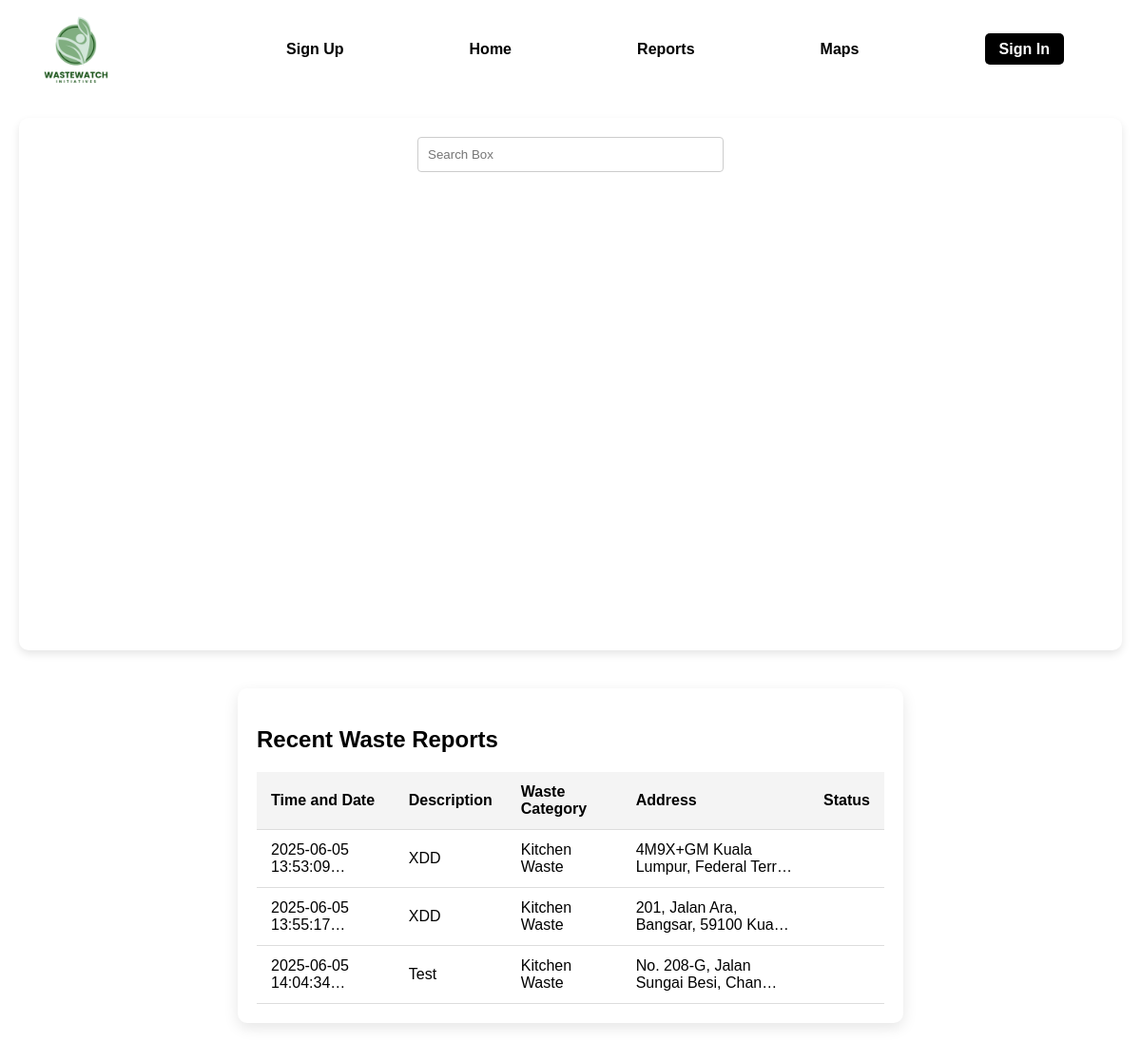
/home/, run on the app's committed database.
### base/models.py (models this page shows, shortened)
class WasteReport(models.Model):
    WASTE_CATEGORIES = [
        ('kitchen waste', 'Kitchen Waste'),
        ('chemical waste', 'Chemical Waste'),
        ('organic waste', 'Organic Waste'),
        ('recycleable waste', 'Recycleable Waste'),
        ('non-recycleable waste', 'Non-Recycleable Waste'),
        ('construction waste', 'Construction Waste'),
        ('medical waste', 'Medical Waste'),
        ('nuclear waste', 'Nuclear Waste'),
    ]
    category = models.CharField(max_length=25, choices=WASTE_CATEGORIES)
    title = models.CharField(max_length=50)
    description = models.TextField()
    latitude = models.DecimalField(max_digits=20, decimal_places=16, default= 0.0)
    longitude = models.DecimalField(max_digits=20, decimal_places=16, default= 0.0)
    address = models.CharField(max_length=255)
    submitted_at = models.DateTimeField(auto_now_add = True)

### base/views.py (the view)
# urls.py: 2. Add a URL to urlpatterns:  path('', views.home, name='home')
def home(request):
    latest_reports = WasteReport.objects.order_by('submitted_at')[:20]
    return render(request, 'home.html', {'reports': latest_reports})

### base/templates/home.html (shortened to what this page needs)
{% load static %}
<!DOCTYPE html>
<html lang="en">
<head>
  <link rel="stylesheet" href="{% static 'css/style.css' %}">
</head>
<body>
    <div class="nav-bar">
        <div class="logo-container">
          <img src="{% static 'images/WasteWatchLogo.png' %}" class="logo" alt="Logo">
        </div>
        <ul class="nav-links">
          <li><a href="#">Sign Up</a></li>
          <li><a href="http://127.0.0.1:8000/home/">Home</a></li>
          <li><a href="#">Reports</a></li>
          <li><a href="#">Maps</a></li>
          <li><a class="active" href="http://127.0.0.1:8000/login/">Sign In</a></li>
        </ul>
    </div>
        <div class="map-container">
          <input id="pac-input" class="controls" type="text" placeholder="Search Box"/>
        <div id="map"></div>
        </div>
        <div class="report-table-section">
        <h2>Recent Waste Reports</h2>
        <table class="report-table">
          <thead>
            <tr>
              <th>Time and Date</th>
              <th>Description</th>
              <th>Waste Category</th>
              <th>Address</th>
              <th>Status</th>
            </tr>
          </thead>
          <tbody>
            {% for report in reports %}
            <tr>
              <td>{{ report.submitted_at|truncatechars:20 }}</td>
              <td>{{ report.description|truncatechars:35 }}</td>
              <td>{{ report.category }}</td>
              <td>{{ report.address|truncatechars:35 }}</td>
              <td>
              </td>
            </tr>
            {% endfor %}
          </tbody>
        </table>
</body>
</html>

### base/static/css/style.css (style rules this page uses)
body { margin: 0; padding: 0; background-image: url("../images/Background.png"); background-size: cover; background-position: center; font-family: Arial, sans-serif; overflow-x: hidden; }
.logo { height: 100px; width: 100px; }
.nav-bar { max-width: 100%; padding: 0px 30px; box-sizing: border-box; display: flex; align-items: center; justify-content: space-between; width: 100%; background-color: rgba(255, 255, 255, 0.6); }
.logo-container { flex-shrink: 0; margin-right: 30px; }
.nav-links { display: flex; justify-content: space-around; flex-grow: 1; margin-left: 50px; gap: 30px; list-style: none; }
.nav-links li a { text-decoration: none; color: black; font-weight: bold; }
.nav-links li a.active { background-color: black; color: white; padding: 8px 15px; border-radius: 5px; }
.logo-container { justify-content: center; }
.map-container { max-width: 1200px; margin: 0 auto; padding: 20px; box-sizing: border-box; position: relative; height: 600px; }
#map { width: 100%; height: 100%; border-radius: 10px; box-shadow: 0 4px 8px rgba(0,0,0,0.1); }
#pac-input { position: absolute; top: 40px; left: 50%; transform: translateX(-50%); z-index: 5; background-color: white; padding: 10px; border: 1px solid #ccc; border-radius: 4px; width: 300px; }
.report-table-section { background: white; border-radius: 10px; padding: 20px; box-shadow: 0 5px 15px rgba(0,0,0,0.1); margin: 20px auto; max-width: 55%; }
.report-table { width: 100%; border-collapse: collapse; }
.report-table th, .report-table td { padding: 12px 15px; text-align: left; border-bottom: 1px solid #ddd; }
.report-table th { background-color: #f4f4f4; }

### data on the page
WasteReport: submitted_at "2025-06-05 13:53:09…", description "XDD", category "Kitchen Waste", address "4M9X+GM Kuala Lumpur, Federal Terr…"
WasteReport: submitted_at "2025-06-05 13:55:17…", description "XDD", category "Kitchen Waste", address "201, Jalan Ara, Bangsar, 59100 Kua…"
WasteReport: submitted_at "2025-06-05 14:04:34…", description "Test", category "Kitchen Waste", address "No. 208-G, Jalan Sungai Besi, Chan…"
